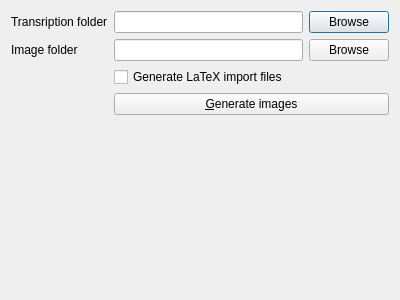
<?xml version="1.0" encoding="UTF-8"?>
<ui version="4.0">
 <class>AutoDialog</class>
 <widget class="QDialog" name="AutoDialog">
  <property name="geometry">
   <rect>
    <x>0</x>
    <y>0</y>
    <width>400</width>
    <height>300</height>
   </rect>
  </property>
  <property name="windowTitle">
   <string>Dialog</string>
  </property>
  <layout class="QFormLayout" name="formLayout">
   <property name="fieldGrowthPolicy">
    <enum>QFormLayout::AllNonFixedFieldsGrow</enum>
   </property>
   <item row="1" column="0">
    <widget class="QLabel" name="label">
     <property name="text">
      <string>Transription folder</string>
     </property>
    </widget>
   </item>
   <item row="1" column="1">
    <layout class="QHBoxLayout" name="horizontalLayout">
     <item>
      <widget class="QLineEdit" name="transcriptionFolderEdit"/>
     </item>
     <item>
      <widget class="QPushButton" name="transcriptionBrowseButton">
       <property name="text">
        <string>Browse</string>
       </property>
      </widget>
     </item>
    </layout>
   </item>
   <item row="2" column="0">
    <widget class="QLabel" name="label_2">
     <property name="text">
      <string>Image folder</string>
     </property>
    </widget>
   </item>
   <item row="2" column="1">
    <layout class="QHBoxLayout" name="horizontalLayout_2">
     <item>
      <widget class="QLineEdit" name="imageFolderEdit"/>
     </item>
     <item>
      <widget class="QPushButton" name="imageBrowseButton">
       <property name="text">
        <string>Browse</string>
       </property>
      </widget>
     </item>
    </layout>
   </item>
   <item row="4" column="1">
    <widget class="QPushButton" name="generateButton">
     <property name="text">
      <string>&amp;Generate images</string>
     </property>
    </widget>
   </item>
   <item row="3" column="1">
    <widget class="QCheckBox" name="latexCheckBox">
     <property name="text">
      <string>Generate LaTeX import files</string>
     </property>
    </widget>
   </item>
  </layout>
 </widget>
 <resources/>
 <connections/>
</ui>
